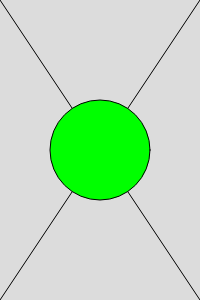
Frame 1 (no input)
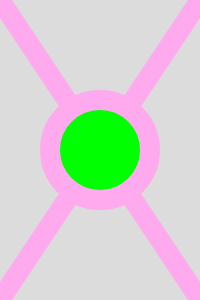
Frame 60 (no input)
Frame 120 (the mouse pressed at the canvas centre since frame 60): identical to frame 60, image omitted

The p5.js sketch that drew these frames (run headless with seeded random() and noise() and a simulated clock; from frame 60 on, the mouse is pressed at the canvas centre):

// p5.js sketch
// ── sketch.js
function setup() {
  createCanvas(200, 300);
  background(220);

}

function draw() {
 background(220);
  line(0, 0, 200, 300)
  line(200, 0, 0, 300)
 fill('rgb(0,255,0)')
  ellipse(100, 150, 100, 100, 30, 40)
   stroke('#fae');
   strokeWeight(20);
  // noStroke();

}
